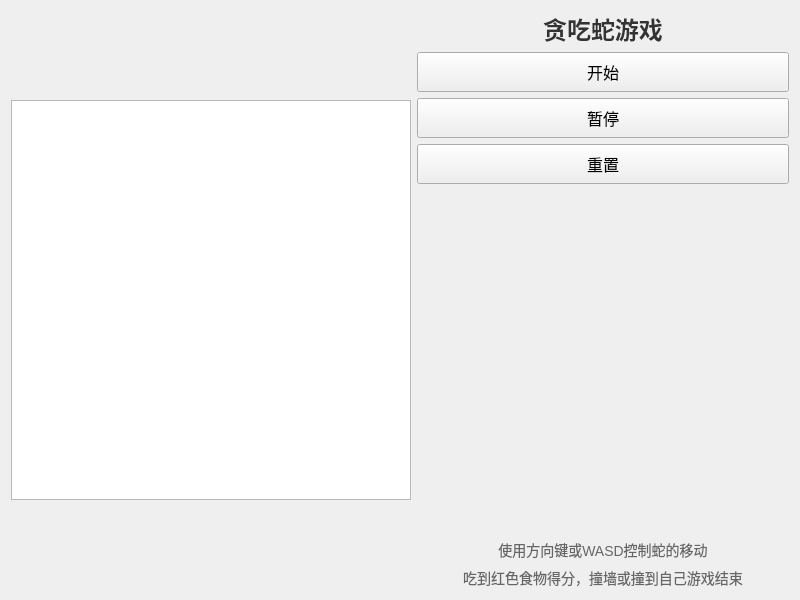
<?xml version="1.0" encoding="UTF-8"?>
<ui version="4.0">
 <class>MainWindow</class>
 <widget class="QMainWindow" name="MainWindow">
  <property name="geometry">
   <rect>
    <x>0</x>
    <y>0</y>
    <width>800</width>
    <height>600</height>
   </rect>
  </property>
  <property name="windowTitle">
   <string>贪吃蛇游戏</string>
  </property>
  <widget class="QWidget" name="centralWidget">
   <layout class="QHBoxLayout" name="horizontalLayout">
    <item>
     <widget class="QGraphicsView" name="graphicsView">
      <property name="minimumSize">
       <size>
        <width>400</width>
        <height>400</height>
       </size>
      </property>
      <property name="maximumSize">
       <size>
        <width>400</width>
        <height>400</height>
       </size>
      </property>
     </widget>
    </item>
    <item>
     <layout class="QVBoxLayout" name="verticalLayout">
      <item>
       <widget class="QLabel" name="titleLabel">
        <property name="text">
         <string>贪吃蛇游戏</string>
        </property>
        <property name="alignment">
         <set>Qt::AlignCenter</set>
        </property>
        <property name="styleSheet">
         <string notr="true">font-size: 24px; font-weight: bold; color: #333;</string>
        </property>
       </widget>
      </item>
      <item>
       <widget class="QPushButton" name="startButton">
        <property name="text">
         <string>开始</string>
        </property>
        <property name="minimumSize">
         <size>
          <width>120</width>
          <height>40</height>
         </size>
        </property>
        <property name="styleSheet">
         <string notr="true">font-size: 16px;</string>
        </property>
       </widget>
      </item>
      <item>
       <widget class="QPushButton" name="pauseButton">
        <property name="text">
         <string>暂停</string>
        </property>
        <property name="minimumSize">
         <size>
          <width>120</width>
          <height>40</height>
         </size>
        </property>
        <property name="styleSheet">
         <string notr="true">font-size: 16px;</string>
        </property>
       </widget>
      </item>
      <item>
       <widget class="QPushButton" name="resetButton">
        <property name="text">
         <string>重置</string>
        </property>
        <property name="minimumSize">
         <size>
          <width>120</width>
          <height>40</height>
         </size>
        </property>
        <property name="styleSheet">
         <string notr="true">font-size: 16px;</string>
        </property>
       </widget>
      </item>
      <item>
       <spacer name="verticalSpacer">
        <property name="orientation">
         <enum>Qt::Vertical</enum>
        </property>
        <property name="sizeHint" stdset="0">
         <size>
          <width>20</width>
          <height>40</height>
         </size>
        </property>
       </spacer>
      </item>
      <item>
       <widget class="QLabel" name="instructionsLabel">
        <property name="text">
         <string>使用方向键或WASD控制蛇的移动</string>
        </property>
        <property name="alignment">
         <set>Qt::AlignCenter</set>
        </property>
        <property name="wordWrap">
         <bool>true</bool>
        </property>
        <property name="styleSheet">
         <string notr="true">font-size: 14px; color: #666;</string>
        </property>
       </widget>
      </item>
      <item>
       <widget class="QLabel" name="instructionsLabel_2">
        <property name="text">
         <string>吃到红色食物得分，撞墙或撞到自己游戏结束</string>
        </property>
        <property name="alignment">
         <set>Qt::AlignCenter</set>
        </property>
        <property name="wordWrap">
         <bool>true</bool>
        </property>
        <property name="styleSheet">
         <string notr="true">font-size: 14px; color: #666;</string>
        </property>
       </widget>
      </item>
     </layout>
    </item>
   </layout>
  </widget>
 </widget>
 <layoutdefault spacing="6" margin="11"/>
 <resources/>
 <connections/>
</ui>
